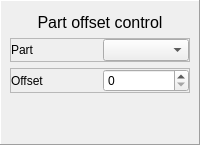
        <widget class="QFrame" name="partControlFrame">
         <property name="minimumSize">
          <size>
           <width>0</width>
           <height>0</height>
          </size>
         </property>
         <property name="maximumSize">
          <size>
           <width>16777215</width>
           <height>16777215</height>
          </size>
         </property>
         <property name="frameShape">
          <enum>QFrame::Panel</enum>
         </property>
         <property name="frameShadow">
          <enum>QFrame::Raised</enum>
         </property>
         <layout class="QVBoxLayout" name="verticalLayout_6">
          <property name="leftMargin">
           <number>9</number>
          </property>
          <property name="rightMargin">
           <number>9</number>
          </property>
          <item>
           <widget class="QLabel" name="label_13">
            <property name="minimumSize">
             <size>
              <width>0</width>
              <height>20</height>
             </size>
            </property>
            <property name="maximumSize">
             <size>
              <width>16777215</width>
              <height>20</height>
             </size>
            </property>
            <property name="font">
             <font>
              <pointsize>12</pointsize>
             </font>
            </property>
            <property name="text">
             <string>Part offset control</string>
            </property>
            <property name="alignment">
             <set>Qt::AlignCenter</set>
            </property>
           </widget>
          </item>
          <item>
           <widget class="QFrame" name="frame_4">
            <property name="frameShape">
             <enum>QFrame::StyledPanel</enum>
            </property>
            <property name="frameShadow">
             <enum>QFrame::Raised</enum>
            </property>
            <layout class="QHBoxLayout" name="horizontalLayout_7">
             <property name="leftMargin">
              <number>0</number>
             </property>
             <property name="topMargin">
              <number>0</number>
             </property>
             <property name="rightMargin">
              <number>0</number>
             </property>
             <property name="bottomMargin">
              <number>0</number>
             </property>
             <item>
              <widget class="QLabel" name="label_16">
               <property name="text">
                <string>Part</string>
               </property>
              </widget>
             </item>
             <item>
              <widget class="QComboBox" name="shapePartNameComboBox">
               <property name="minimumSize">
                <size>
                 <width>80</width>
                 <height>0</height>
                </size>
               </property>
              </widget>
             </item>
            </layout>
           </widget>
          </item>
          <item>
           <widget class="QFrame" name="frame_5">
            <property name="frameShape">
             <enum>QFrame::StyledPanel</enum>
            </property>
            <property name="frameShadow">
             <enum>QFrame::Raised</enum>
            </property>
            <layout class="QHBoxLayout" name="horizontalLayout_12">
             <property name="leftMargin">
              <number>0</number>
             </property>
             <property name="topMargin">
              <number>0</number>
             </property>
             <property name="rightMargin">
              <number>0</number>
             </property>
             <property name="bottomMargin">
              <number>0</number>
             </property>
             <item>
              <widget class="QLabel" name="label_9">
               <property name="text">
                <string>Offset</string>
               </property>
              </widget>
             </item>
             <item>
              <widget class="QSpinBox" name="partOffsetSpinBox">
               <property name="minimumSize">
                <size>
                 <width>80</width>
                 <height>0</height>
                </size>
               </property>
               <property name="maximum">
                <number>105</number>
               </property>
              </widget>
             </item>
            </layout>
           </widget>
          </item>
          <item>
           <spacer name="verticalSpacer_6">
            <property name="orientation">
             <enum>Qt::Vertical</enum>
            </property>
            <property name="sizeHint" stdset="0">
             <size>
              <width>20</width>
              <height>40</height>
             </size>
            </property>
           </spacer>
          </item>
         </layout>
        </widget>
